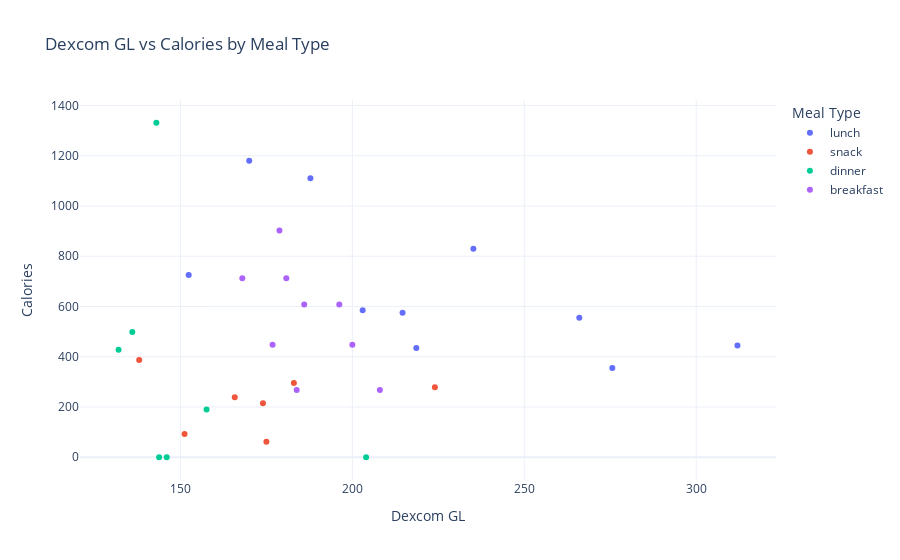

Notebook code for this chart:
### Code cell
# Create a scatter plot with Dexcom GL on the x-axis and Calories on the y-axis, colored by Meal Type
fig = px.scatter(df_macro039_clean,
                 x="Dexcom GL",
                 y="Calories",
                 color="Meal Type",
                 title="Dexcom GL vs Calories by Meal Type",
                 hover_data=["Meal Type"],
                 template="plotly_white")
fig.show()

### Figure 1 — Plotly figure (JSON) as saved in the notebook; plotly's stock layout.template omitted (floating-point values rounded to 4 significant figures)
{"data": [{"customdata": [["lunch"], ["lunch"], ["lunch"], ["lunch"], ["lunch"], ["lunch"], ["lunch"], ["lunch"], ["lunch"], ["lunch"]], "hovertemplate": "Meal Type=%{customdata[0]}<br>Dexcom GL=%{x}<br>Calories=%{y}<extra></extra>", "legendgroup": "lunch", "marker": {"color": "#636efa", "symbol": "circle"}, "mode": "markers", "name": "lunch", "orientation": "v", "showlegend": true, "type": "scatter", "x": [170, 235.2, 218.6, 266, 275.6, 187.8, 214.6, 203, 312, 152.4], "xaxis": "x", "y": [1180, 830, 435, 555, 355, 1110, 575, 585, 445, 725], "yaxis": "y"}, {"customdata": [["snack"], ["snack"], ["snack"], ["snack"], ["snack"], ["snack"], ["snack"]], "hovertemplate": "Meal Type=%{customdata[0]}<br>Dexcom GL=%{x}<br>Calories=%{y}<extra></extra>", "legendgroup": "snack", "marker": {"color": "#EF553B", "symbol": "circle"}, "mode": "markers", "name": "snack", "orientation": "v", "showlegend": true, "type": "scatter", "x": [174, 151.2, 165.8, 175, 138, 224, 183], "xaxis": "x", "y": [215, 93, 239, 62, 387, 279, 295], "yaxis": "y"}, {"customdata": [["dinner"], ["dinner"], ["dinner"], ["dinner"], ["dinner"], ["dinner"], ["dinner"]], "hovertemplate": "Meal Type=%{customdata[0]}<br>Dexcom GL=%{x}<br>Calories=%{y}<extra></extra>", "legendgroup": "dinner", "marker": {"color": "#00cc96", "symbol": "circle"}, "mode": "markers", "name": "dinner", "orientation": "v", "showlegend": true, "type": "scatter", "x": [143, 157.6, 132, 204, 136, 143.8, 146], "xaxis": "x", "y": [1331, 190, 428, 0, 498, 0, 0], "yaxis": "y"}, {"customdata": [["breakfast"], ["breakfast"], ["breakfast"], ["breakfast"], ["breakfast"], ["breakfast"], ["breakfast"], ["breakfast"], ["breakfast"], ["breakfast"]], "hovertemplate": "Meal Type=%{customdata[0]}<br>Dexcom GL=%{x}<br>Calories=%{y}<extra></extra>", "legendgroup": "breakfast", "marker": {"color": "#ab63fa", "symbol": "circle"}, "mode": "markers", "name": "breakfast", "orientation": "v", "showlegend": true, "type": "scatter", "x": [176.8, 196.2, 168, 178.8, 183.8, 200, 186, 180.8, 208, null], "xaxis": "x", "y": [448, 608, 712, 902, 268, 448, 608, 712, 268, 902], "yaxis": "y"}], "layout": {"legend": {"title": {"text": "Meal Type"}, "tracegroupgap": 0}, "title": {"text": "Dexcom GL vs Calories by Meal Type"}, "xaxis": {"anchor": "y", "domain": [0, 1], "title": {"text": "Dexcom GL"}}, "yaxis": {"anchor": "x", "domain": [0, 1], "title": {"text": "Calories"}}}}
